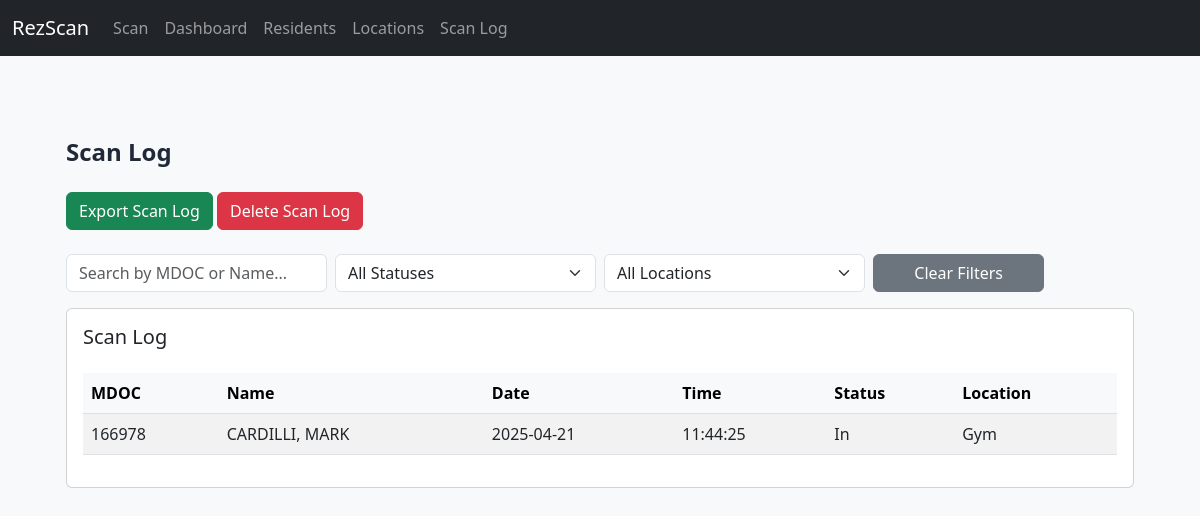
The page /admin/scanlog on the database as committed earlier.
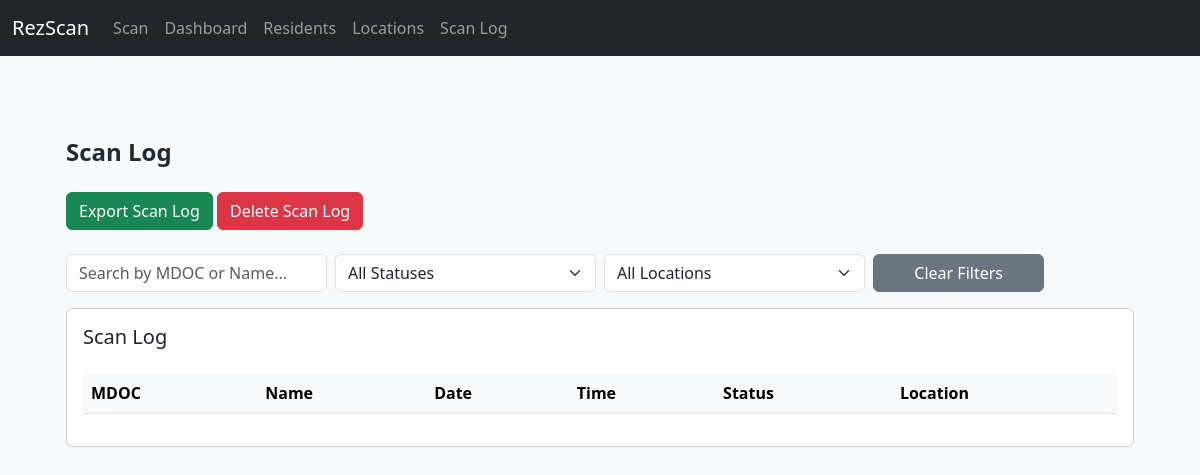
The same page on the database as committed later.
### tables this page shows
CREATE TABLE scans (
                scanid INTEGER PRIMARY KEY AUTOINCREMENT,
                mdoc TEXT,
                date TEXT,
                time TEXT,
                status TEXT,
                location TEXT
            );

CREATE TABLE residents (
                id INTEGER PRIMARY KEY AUTOINCREMENT,
                name TEXT NOT NULL,
                mdoc TEXT UNIQUE NOT NULL,
                unit TEXT,
                housing_unit TEXT,
                level TEXT,
                photo TEXT
            );

### RezScan Flask App.py (the view)
@app.route('/admin/scanlog', methods=['GET', 'POST'])
def scanlog():
    with sqlite3.connect(DB_PATH) as conn:
        c = conn.cursor()
        c.execute('SELECT * FROM scans_with_residents ORDER BY time desc')
        data = c.fetchall()
        c.execute('SELECT DISTINCT status FROM scans_with_residents ORDER BY status')
        status_options = [row[0] for row in c.fetchall() if row[0]]
        c.execute('SELECT DISTINCT location FROM scans_with_residents ORDER BY location')
        location_options = [row[0] for row in c.fetchall() if row[0]]
    return render_template('scanlog.html', scans=data, status_options=status_options, location_options=location_options)

### Templates/scanlog.html (shortened to what this page needs)
{% extends 'layout.html' %}
{% block content %}
<div class="container mx-auto px-4 py-8">
    <h2 class="text-2xl font-bold mb-6 text-gray-800">Scan Log</h2>
    <div class="mb-4">
        <a href="{{ url_for('export_scanlog') }}" class="btn btn-success">Export Scan Log</a>
        <form action="{{ url_for('delete_scanlog') }}" method="post" class="d-inline" onsubmit="return confirm('Are you sure you want to delete the scan log?');">
            <button type="submit" class="btn btn-danger">Delete Scan Log</button>
        </form>
    </div>
    <div class="row g-2 mb-3 align-items-end">
        <div class="col-md-3">
            <input type="text" id="searchInput" class="form-control" placeholder="Search by MDOC or Name..." onkeyup="filterTable()" autocomplete="off">
        </div>
        <div class="col-md-3">
            <select id="filterStatus" class="form-select" onchange="filterTable()">
                <option value="">All Statuses</option>
            </select>
        </div>
        <div class="col-md-3">
            <select id="filterLocation" class="form-select" onchange="filterTable()">
                <option value="">All Locations</option>
            </select>
        </div>
        <div class="col-md-2">
            <button class="btn btn-secondary w-100" onclick="resetFilters()">Clear Filters</button>
        </div>
    </div>
    <div class="card p-3">
        <h5 class="card-title">Scan Log</h5>
        <div class="table-responsive">
            <table id="scansTable" class="table table-striped mt-3 align-middle">
                <thead class="table-light">
                    <tr>
                        <th>MDOC</th>
                        <th>Name</th>
                        <th>Date</th>
                        <th>Time</th>
                        <th>Status</th>
                        <th>Location</th>
                    </tr>
                </thead>
                <tbody>
                    {% for scan in scans %}
                    <tr>
                        <td>{{ scan[0] }}</td>
                        <td>{{ scan[1] }}</td>
                        <td>{{ scan[2] }}</td>
                        <td>{{ scan[3] }}</td>
                        <td>{{ scan[4] }}</td>
                        <td>{{ scan[5] }}</td>
                    </tr>
                    {% endfor %}
                </tbody>
            </table>
        </div>
    </div>
</div>
<link href="https://cdn.jsdelivr.net/npm/tailwindcss@2.2.19/dist/tailwind.min.css" rel="stylesheet">
<link href="https://cdn.jsdelivr.net/npm/bootstrap@5.3.0/dist/css/bootstrap.min.css" rel="stylesheet">
{% endblock %}

### Templates/layout.html (shortened to what this page needs)
<!DOCTYPE html>
<html lang="en">
<head>
    <link href="https://cdn.jsdelivr.net/npm/bootstrap@5.3.3/dist/css/bootstrap.min.css" rel="stylesheet">
</head>
<body class="bg-light">
    <nav class="navbar navbar-expand-lg navbar-dark bg-dark mb-4">
        <div class="container-fluid">
            <a class="navbar-brand" href="{{ url_for('index') }}">RezScan</a>
            <div class="collapse navbar-collapse" id="navbarNav">
                <ul class="navbar-nav">
                    <li class="nav-item">
                        <a class="nav-link" href="{{ url_for('scan') }}">Scan</a>
                    </li>
                    <li class="nav-item">
                        <a class="nav-link" href="{{ url_for('dashboard') }}">Dashboard</a>
                    </li>
                    <li class="nav-item">
                        <a class="nav-link" href="{{ url_for('manage_residents') }}">Residents</a>
                    </li>
                    <li class="nav-item">
                        <a class="nav-link" href="{{ url_for('manage_locations') }}">Locations</a>
                    </li>
                    <li class="nav-item">
                        <a class="nav-link" href="{{ url_for('scanlog') }}">Scan Log</a>
                    </li>
                </ul>
            </div>
        </div>
    </nav>
    <div class="container py-4">
        {% block content %}{% endblock %}
    </div>
</body>
</html>

Rows that differ between the two databases and show on the page:
removed scans: mdoc "166978", name "CARDILLI, MARK", date "2025-04-21", time "11:44:25", status "In", location "Gym"
